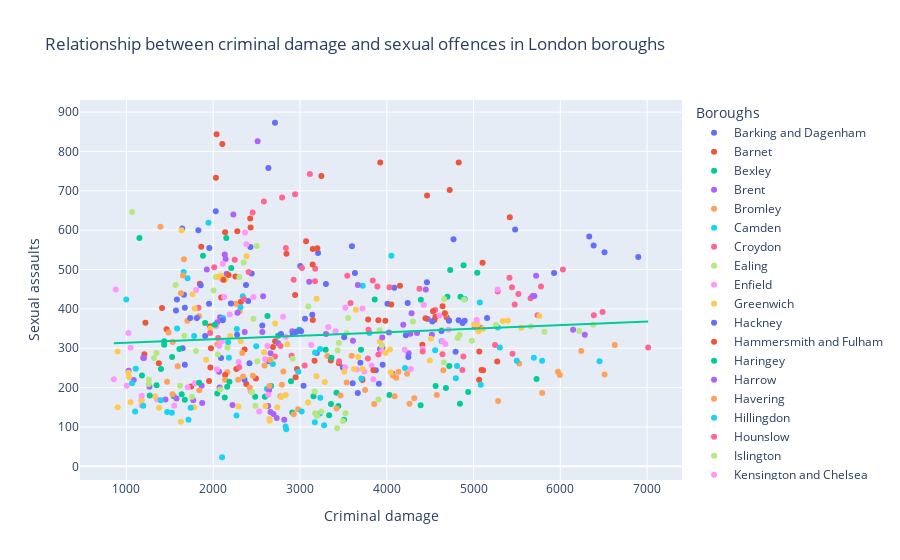

Notebook code for this chart:
### Code cell
#creation of seventh scatter plot 

fig = px.scatter(final_df,x='Criminal damage',y='Sexual assaults',color='Boroughs',
                 title = "Relationship between criminal damage and sexual offences in London boroughs",
                 trendline="ols",trendline_scope="overall")

fig.show()

fig.write_html('/Users/jutti/Documents/QM2SRQ1-2/Visualisations/Relationship between criminal damage and sexual offences in London boroughs.html')

### Figure 1 — Plotly figure (JSON) as saved in the notebook; plotly's stock layout.template omitted (floating-point values rounded to 4 significant figures; data arrays with more than 128 entries replaced by an {"elided": "..."} marker saying what was removed)
{"data": [{"hovertemplate": "Boroughs=Barking and Dagenham<br>Criminal damage=%{x}<br>Sexual assaults=%{y}<extra></extra>", "legendgroup": "Barking and Dagenham", "marker": {"color": "#636efa", "symbol": "circle"}, "mode": "markers", "name": "Barking and Dagenham", "orientation": "v", "showlegend": true, "type": "scatter", "x": [3666, 3909, 3607, 3495, 4066, 3874, 3953, 3696, 3193, 3041, 2643, 2418, 2090, 1673, 1647, 1673, 1952, 1571], "xaxis": "x", "y": [186, 210, 211, 251, 235, 244, 258, 263, 288, 205, 267, 262, 275, 258, 300, 403, 413, 396], "yaxis": "y"}, {"hovertemplate": "Boroughs=Barnet<br>Criminal damage=%{x}<br>Sexual assaults=%{y}<extra></extra>", "legendgroup": "Barnet", "marker": {"color": "#EF553B", "symbol": "circle"}, "mode": "markers", "name": "Barnet", "orientation": "v", "showlegend": true, "type": "scatter", "x": [5110, 5064, 5092, 5066, 5273, 4690, 4410, 3949, 3355, 2965, 2714, 2689, 2362, 1974, 1965, 2092, 2256, 1846], "xaxis": "x", "y": [244, 220, 245, 292, 266, 379, 309, 301, 269, 247, 318, 303, 297, 300, 356, 429, 482, 464], "yaxis": "y"}, {"hovertemplate": "Boroughs=Bexley<br>Criminal damage=%{x}<br>Sexual assaults=%{y}<extra></extra>", "legendgroup": "Bexley", "marker": {"color": "#00cc96", "symbol": "circle"}, "mode": "markers", "name": "Bexley", "orientation": "v", "showlegend": true, "type": "scatter", "x": [4390, 4938, 5726, 4563, 4843, 4720, 4682, 4031, 3442, 2911, 2595, 2133, 1673, 1545, 1398, 1526, 1610, 1435], "xaxis": "x", "y": [155, 189, 222, 204, 159, 255, 199, 181, 153, 137, 177, 175, 169, 178, 247, 278, 298, 318], "yaxis": "y"}, {"hovertemplate": "Boroughs=Brent<br>Criminal damage=%{x}<br>Sexual assaults=%{y}<extra></extra>", "legendgroup": "Brent", "marker": {"color": "#ab63fa", "symbol": "circle"}, "mode": "markers", "name": "Brent", "orientation": "v", "showlegend": true, "type": "scatter", "x": [4272, 4349, 4520, 4252, 4473, 3921, 3610, 3300, 2911, 2661, 2749, 2566, 2363, 2079, 2047, 2155, 2143, 1926], "xaxis": "x", "y": [337, 339, 334, 287, 374, 298, 319, 336, 343, 287, 313, 341, 341, 379, 366, 489, 527, 500], "yaxis": "y"}, {"hovertemplate": "Boroughs=Bromley<br>Criminal damage=%{x}<br>Sexual assaults=%{y}<extra></extra>", "legendgroup": "Bromley", "marker": {"color": "#FFA15A", "symbol": "circle"}, "mode": "markers", "name": "Bromley", "orientation": "v", "showlegend": true, "type": "scatter", "x": [5283, 5791, 5994, 5973, 6510, 6627, 6241, 5526, 4652, 4110, 3316, 2808, 2592, 2161, 2047, 2304, 2259, 1836], "xaxis": "x", "y": [166, 186, 232, 240, 233, 308, 293, 261, 244, 225, 280, 241, 256, 239, 310, 394, 413, 381], "yaxis": "y"}, {"hovertemplate": "Boroughs=Camden<br>Criminal damage=%{x}<br>Sexual assaults=%{y}<extra></extra>", "legendgroup": "Camden", "marker": {"color": "#19d3f3", "symbol": "circle"}, "mode": "markers", "name": "Camden", "orientation": "v", "showlegend": true, "type": "scatter", "x": [4557, 4633, 5073, 5280, 4899, 4053, 3723, 3800, 2981, 2619, 2495, 2272, 2114, 1780, 1584, 1704, 1946, 1659], "xaxis": "x", "y": [295, 318, 416, 353, 425, 535, 459, 339, 240, 197, 305, 349, 377, 331, 350, 478, 619, 494], "yaxis": "y"}, {"hovertemplate": "Boroughs=Croydon<br>Criminal damage=%{x}<br>Sexual assaults=%{y}<extra></extra>", "legendgroup": "Croydon", "marker": {"color": "#FF6692", "symbol": "circle"}, "mode": "markers", "name": "Croydon", "orientation": "v", "showlegend": true, "type": "scatter", "x": [7012, 6487, 6386, 5657, 5737, 5474, 5079, 5014, 4715, 4557, 4377, 3839, 3545, 2927, 2837, 2943, 3114, 2794], "xaxis": "x", "y": [302, 392, 384, 427, 384, 411, 352, 354, 372, 397, 451, 472, 484, 474, 555, 691, 743, 683], "yaxis": "y"}, {"hovertemplate": "Boroughs=Ealing<br>Criminal damage=%{x}<br>Sexual assaults=%{y}<extra></extra>", "legendgroup": "Ealing", "marker": {"color": "#B6E880", "symbol": "circle"}, "mode": "markers", "name": "Ealing", "orientation": "v", "showlegend": true, "type": "scatter", "x": [6379, 6217, 5818, 5258, 5661, 4679, 4816, 4981, 3944, 3448, 3537, 3555, 3096, 2463, 2300, 2352, 2502, 2142], "xaxis": "x", "y": [360, 344, 342, 359, 355, 388, 326, 319, 307, 314, 338, 377, 406, 375, 481, 518, 560, 475], "yaxis": "y"}, {"hovertemplate": "Boroughs=Enfield<br>Criminal damage=%{x}<br>Sexual assaults=%{y}<extra></extra>", "legendgroup": "Enfield", "marker": {"color": "#FF97FF", "symbol": "circle"}, "mode": "markers", "name": "Enfield", "orientation": "v", "showlegend": true, "type": "scatter", "x": [3845, 3826, 4207, 4414, 4675, 4278, 3946, 3741, 3656, 3521, 3410, 2835, 2599, 2071, 2035, 2107, 2110, 1803], "xaxis": "x", "y": [221, 256, 296, 299, 311, 247, 293, 241, 246, 252, 343, 329, 272, 306, 356, 475, 515, 448], "yaxis": "y"}, {"hovertemplate": "Boroughs=Greenwich<br>Criminal damage=%{x}<br>Sexual assaults=%{y}<extra></extra>", "legendgroup": "Greenwich", "marker": {"color": "#FECB52", "symbol": "circle"}, "mode": "markers", "name": "Greenwich", "orientation": "v", "showlegend": true, "type": "scatter", "x": [5108, 5057, 5046, 5337, 5759, 5550, 5395, 5007, 4509, 3920, 3644, 3191, 2713, 2195, 1969, 2090, 2385, 2129], "xaxis": "x", "y": [349, 343, 361, 369, 382, 352, 370, 361, 324, 317, 398, 426, 363, 331, 350, 484, 534, 473], "yaxis": "y"}, {"hovertemplate": "Boroughs=Hackney<br>Criminal damage=%{x}<br>Sexual assaults=%{y}<extra></extra>", "legendgroup": "Hackney", "marker": {"color": "#636efa", "symbol": "circle"}, "mode": "markers", "name": "Hackney", "orientation": "v", "showlegend": true, "type": "scatter", "x": [5156, 4828, 4898, 4717, 4241, 4086, 3299, 3142, 3058, 2403, 2378, 2204, 2110, 1811, 1663, 1955, 2030, 1643], "xaxis": "x", "y": [377, 371, 370, 370, 415, 454, 463, 385, 375, 420, 461, 414, 371, 377, 436, 555, 648, 604], "yaxis": "y"}, {"hovertemplate": "Boroughs=Hammersmith and Fulham<br>Criminal damage=%{x}<br>Sexual assaults=%{y}<extra></extra>", "legendgroup": "Hammersmith and Fulham", "marker": {"color": "#EF553B", "symbol": "circle"}, "mode": "markers", "name": "Hammersmith and Fulham", "orientation": "v", "showlegend": true, "type": "scatter", "x": [3846, 3718, 3719, 3450, 3168, 2950, 2492, 2381, 2267, 2137, 1952, 1967, 1746, 1373, 1206, 1463, 1410, 1219], "xaxis": "x", "y": [244, 222, 219, 262, 268, 226, 223, 209, 247, 232, 217, 251, 203, 262, 285, 348, 402, 365], "yaxis": "y"}, {"hovertemplate": "Boroughs=Haringey<br>Criminal damage=%{x}<br>Sexual assaults=%{y}<extra></extra>", "legendgroup": "Haringey", "marker": {"color": "#00cc96", "symbol": "circle"}, "mode": "markers", "name": "Haringey", "orientation": "v", "showlegend": true, "type": "scatter", "x": [4850, 4699, 5043, 4885, 4731, 4393, 3861, 3296, 3703, 3362, 2992, 2625, 2748, 2019, 1907, 2208, 2151, 1882], "xaxis": "x", "y": [431, 431, 492, 511, 499, 423, 424, 296, 296, 276, 347, 382, 332, 360, 364, 504, 580, 535], "yaxis": "y"}, {"hovertemplate": "Boroughs=Harrow<br>Criminal damage=%{x}<br>Sexual assaults=%{y}<extra></extra>", "legendgroup": "Harrow", "marker": {"color": "#ab63fa", "symbol": "circle"}, "mode": "markers", "name": "Harrow", "orientation": "v", "showlegend": true, "type": "scatter", "x": [2633, 2732, 2819, 2694, 2660, 2644, 2222, 2074, 1770, 1873, 1867, 1577, 1450, 1266, 1084, 1202, 1193, 1025], "xaxis": "x", "y": [153, 123, 118, 133, 138, 193, 156, 200, 168, 161, 205, 172, 170, 202, 219, 275, 276, 243], "yaxis": "y"}, {"hovertemplate": "Boroughs=Havering<br>Criminal damage=%{x}<br>Sexual assaults=%{y}<extra></extra>", "legendgroup": "Havering", "marker": {"color": "#FFA15A", "symbol": "circle"}, "mode": "markers", "name": "Havering", "orientation": "v", "showlegend": true, "type": "scatter", "x": [2978, 3855, 4317, 4091, 4577, 4262, 3538, 3421, 2927, 2773, 2287, 2136, 1839, 1531, 1468, 1629, 1702, 1533], "xaxis": "x", "y": [145, 158, 173, 178, 181, 159, 213, 147, 132, 178, 220, 220, 193, 183, 215, 440, 370, 316], "yaxis": "y"}, {"hovertemplate": "Boroughs=Hillingdon<br>Criminal damage=%{x}<br>Sexual assaults=%{y}<extra></extra>", "legendgroup": "Hillingdon", "marker": {"color": "#19d3f3", "symbol": "circle"}, "mode": "markers", "name": "Hillingdon", "orientation": "v", "showlegend": true, "type": "scatter", "x": [4796, 5083, 5790, 5695, 6451, 5498, 5303, 4810, 4210, 3707, 3232, 3173, 2687, 2181, 2172, 2314, 2340, 2102], "xaxis": "x", "y": [224, 207, 268, 276, 267, 268, 302, 255, 250, 223, 298, 289, 260, 276, 315, 404, 432, 23], "yaxis": "y"}, {"hovertemplate": "Boroughs=Hounslow<br>Criminal damage=%{x}<br>Sexual assaults=%{y}<extra></extra>", "legendgroup": "Hounslow", "marker": {"color": "#FF6692", "symbol": "circle"}, "mode": "markers", "name": "Hounslow", "orientation": "v", "showlegend": true, "type": "scatter", "x": [5449, 4871, 4883, 5248, 4642, 4414, 3904, 3782, 3450, 3054, 2903, 2776, 2711, 2057, 1965, 2012, 2248, 1831], "xaxis": "x", "y": [286, 245, 279, 308, 285, 292, 284, 274, 267, 256, 281, 306, 279, 326, 339, 506, 525, 403], "yaxis": "y"}, {"hovertemplate": "Boroughs=Islington<br>Criminal damage=%{x}<br>Sexual assaults=%{y}<extra></extra>", "legendgroup": "Islington", "marker": {"color": "#B6E880", "symbol": "circle"}, "mode": "markers", "name": "Islington", "orientation": "v", "showlegend": true, "type": "scatter", "x": [4839, 4658, 4632, 4662, 4891, 4302, 3917, 3433, 2916, 2666, 2508, 2166, 2054, 1801, 1667, 2005, 2032, 1567], "xaxis": "x", "y": [334, 264, 347, 425, 423, 368, 346, 294, 273, 272, 267, 301, 284, 293, 332, 447, 481, 461], "yaxis": "y"}, {"hovertemplate": "Boroughs=Kensington and Chelsea<br>Criminal damage=%{x}<br>Sexual assaults=%{y}<extra></extra>", "legendgroup": "Kensington and Chelsea", "marker": {"color": "#FF97FF", "symbol": "circle"}, "mode": "markers", "name": "Kensington and Chelsea", "orientation": "v", "showlegend": true, "type": "scatter", "x": [2635, 2529, 2431, 2624, 2293, 2099, 1789, 1706, 1551, 1354, 1175, 1173, 1176, 1004, 855, 1023, 1047, 877], "xaxis": "x", "y": [182, 139, 191, 306, 265, 318, 211, 201, 154, 170, 155, 169, 179, 205, 221, 339, 301, 449], "yaxis": "y"}, {"hovertemplate": "Boroughs=Kingston upon Thames<br>Criminal damage=%{x}<br>Sexual assaults=%{y}<extra></extra>", "legendgroup": "Kingston upon Thames", "marker": {"color": "#FECB52", "symbol": "circle"}, "mode": "markers", "name": "Kingston upon Thames", "orientation": "v", "showlegend": true, "type": "scatter", "x": [2650, 2649, 2602, 2738, 3093, 2835, 2785, 2290, 1780, 1627, 1376, 1329, 1175, 1048, 899, 1030, 1023, 899], "xaxis": "x", "y": [116, 120, 153, 150, 162, 181, 176, 152, 150, 113, 149, 178, 166, 163, 150, 227, 238, 292], "yaxis": "y"}, {"hovertemplate": "Boroughs=Lambeth<br>Criminal damage=%{x}<br>Sexual assaults=%{y}<extra></extra>", "legendgroup": "Lambeth", "marker": {"color": "#636efa", "symbol": "circle"}, "mode": "markers", "name": "Lambeth", "orientation": "v", "showlegend": true, "type": "scatter", "x": [6898, 6384, 6509, 6333, 5928, 5479, 4769, 4463, 4008, 3633, 3599, 3208, 3003, 2443, 2429, 2636, 2712, 2361], "xaxis": "x", "y": [532, 561, 544, 584, 491, 602, 577, 468, 413, 491, 559, 542, 509, 490, 557, 758, 873, 220], "yaxis": "y"}, {"hovertemplate": "Boroughs=Lewisham<br>Criminal damage=%{x}<br>Sexual assaults=%{y}<extra></extra>", "legendgroup": "Lewisham", "marker": {"color": "#EF553B", "symbol": "circle"}, "mode": "markers", "name": "Lewisham", "orientation": "v", "showlegend": true, "type": "scatter", "x": [4532, 4549, 4669, 4152, 4446, 4643, 4562, 4052, 3983, 3903, 3785, 3148, 2944, 2320, 2117, 2278, 2426, 2031], "xaxis": "x", "y": [394, 372, 389, 459, 376, 407, 380, 411, 370, 371, 373, 372, 435, 418, 474, 597, 630, 733], "yaxis": "y"}, {"hovertemplate": "Boroughs=Merton<br>Criminal damage=%{x}<br>Sexual assaults=%{y}<extra></extra>", "legendgroup": "Merton", "marker": {"color": "#00cc96", "symbol": "circle"}, "mode": "markers", "name": "Merton", "orientation": "v", "showlegend": true, "type": "scatter", "x": [3336, 3508, 3420, 3156, 3357, 2896, 2667, 2484, 2161, 2187, 2047, 1838, 1637, 1268, 1179, 1347, 1435, 1150], "xaxis": "x", "y": [130, 118, 187, 178, 158, 216, 204, 177, 202, 215, 185, 212, 183, 180, 231, 206, 309, 580], "yaxis": "y"}, {"hovertemplate": "Boroughs=Newham<br>Criminal damage=%{x}<br>Sexual assaults=%{y}<extra></extra>", "legendgroup": "Newham", "marker": {"color": "#ab63fa", "symbol": "circle"}, "mode": "markers", "name": "Newham", "orientation": "v", "showlegend": true, "type": "scatter", "x": [6147, 6282, 5681, 5701, 5721, 4450, 4286, 4190, 4025, 3948, 3667, 3106, 2575, 2280, 2133, 2232, 2512, 2068], "xaxis": "x", "y": [347, 334, 433, 433, 484, 449, 389, 360, 340, 327, 461, 469, 432, 390, 538, 640, 826, 240], "yaxis": "y"}, {"hovertemplate": "Boroughs=Redbridge<br>Criminal damage=%{x}<br>Sexual assaults=%{y}<extra></extra>", "legendgroup": "Redbridge", "marker": {"color": "#FFA15A", "symbol": "circle"}, "mode": "markers", "name": "Redbridge", "orientation": "v", "showlegend": true, "type": "scatter", "x": [3467, 3750, 4135, 4071, 4234, 3596, 2792, 2648, 2421, 2654, 2457, 2345, 2335, 1591, 1486, 1652, 1663, 1392], "xaxis": "x", "y": [180, 194, 240, 231, 235, 281, 207, 204, 200, 270, 230, 228, 288, 254, 340, 485, 526, 609], "yaxis": "y"}, {"hovertemplate": "Boroughs=Richmond upon Thames<br>Criminal damage=%{x}<br>Sexual assaults=%{y}<extra></extra>", "legendgroup": "Richmond upon Thames", "marker": {"color": "#19d3f3", "symbol": "circle"}, "mode": "markers", "name": "Richmond upon Thames", "orientation": "v", "showlegend": true, "type": "scatter", "x": [3230, 2841, 3171, 3278, 2834, 3234, 3020, 2268, 1740, 1715, 1523, 1470, 1396, 1194, 1100, 1065, 1107, 998], "xaxis": "x", "y": [134, 94, 112, 104, 101, 174, 139, 129, 149, 118, 136, 138, 168, 154, 139, 211, 248, 424], "yaxis": "y"}, {"hovertemplate": "Boroughs=Southwark<br>Criminal damage=%{x}<br>Sexual assaults=%{y}<extra></extra>", "legendgroup": "Southwark", "marker": {"color": "#FF6692", "symbol": "circle"}, "mode": "markers", "name": "Southwark", "orientation": "v", "showlegend": true, "type": "scatter", "x": [5442, 5279, 5517, 5777, 6030, 5414, 3892, 4031, 3789, 3582, 3173, 3176, 3023, 2354, 2408, 2454, 2584, 2299], "xaxis": "x", "y": [455, 444, 438, 457, 500, 479, 457, 455, 347, 415, 470, 502, 504, 425, 494, 645, 673, 252], "yaxis": "y"}, {"hovertemplate": "Boroughs=Sutton<br>Criminal damage=%{x}<br>Sexual assaults=%{y}<extra></extra>", "legendgroup": "Sutton", "marker": {"color": "#B6E880", "symbol": "circle"}, "mode": "markers", "name": "Sutton", "orientation": "v", "showlegend": true, "type": "scatter", "x": [3197, 3428, 3496, 3174, 3524, 3904, 3170, 3246, 2486, 2448, 2081, 1756, 1619, 1257, 1259, 1346, 1318, 1065], "xaxis": "x", "y": [128, 97, 115, 135, 135, 170, 190, 139, 154, 188, 195, 177, 205, 209, 220, 288, 275, 646], "yaxis": "y"}, {"hovertemplate": "Boroughs=Tower Hamlets<br>Criminal damage=%{x}<br>Sexual assaults=%{y}<extra></extra>", "legendgroup": "Tower Hamlets", "marker": {"color": "#FF97FF", "symbol": "circle"}, "mode": "markers", "name": "Tower Hamlets", "orientation": "v", "showlegend": true, "type": "scatter", "x": [4643, 4608, 4710, 5278, 5036, 4427, 3720, 3523, 3326, 3130, 2948, 2805, 2464, 2190, 2126, 2383, 2367, 2044], "xaxis": "x", "y": [318, 383, 347, 449, 372, 410, 401, 403, 354, 308, 336, 380, 430, 386, 430, 564, 594, 246], "yaxis": "y"}, {"hovertemplate": "Boroughs=Waltham Forest<br>Criminal damage=%{x}<br>Sexual assaults=%{y}<extra></extra>", "legendgroup": "Waltham Forest", "marker": {"color": "#FECB52", "symbol": "circle"}, "mode": "markers", "name": "Waltham Forest", "orientation": "v", "showlegend": true, "type": "scatter", "x": [3720, 3623, 4038, 3986, 4497, 4045, 3671, 3510, 3286, 3190, 2853, 2586, 2318, 1917, 1786, 1761, 2059, 1635], "xaxis": "x", "y": [247, 247, 297, 288, 269, 239, 278, 240, 214, 229, 310, 290, 318, 271, 401, 437, 481, 600], "yaxis": "y"}, {"hovertemplate": "Boroughs=Wandsworth<br>Criminal damage=%{x}<br>Sexual assaults=%{y}<extra></extra>", "legendgroup": "Wandsworth", "marker": {"color": "#636efa", "symbol": "circle"}, "mode": "markers", "name": "Wandsworth", "orientation": "v", "showlegend": true, "type": "scatter", "x": [4249, 4793, 4874, 4525, 4631, 4220, 3509, 2956, 3013, 2917, 2781, 2566, 2275, 1907, 1735, 1856, 1829, 1582], "xaxis": "x", "y": [278, 291, 364, 368, 344, 333, 328, 342, 343, 336, 336, 358, 334, 331, 377, 460, 600, 424], "yaxis": "y"}, {"hovertemplate": "Boroughs=Westminster<br>Criminal damage=%{x}<br>Sexual assaults=%{y}<extra></extra>", "legendgroup": "Westminster", "marker": {"color": "#EF553B", "symbol": "circle"}, "mode": "markers", "name": "Westminster", "orientation": "v", "showlegend": true, "type": "scatter", "x": [5418, 5104, 4829, 4725, 4464, 3925, 3247, 3070, 3200, 3147, 3146, 2844, 2431, 2177, 2137, 2039, 2105, 1862], "xaxis": "x", "y": [633, 517, 772, 702, 688, 772, 738, 572, 554, 552, 513, 540, 607, 486, 595, 844, 819, 558], "yaxis": "y"}, {"hovertemplate": "<b>OLS trendline</b><br>Sexual assaults = 0.00894641 * Criminal damage + 304.973<br>R<sup>2</sup>=0.007483<br><br>Criminal damage=%{x}<br>Sexual assaults=%{y} <b>(trend)</b><extra></extra>", "legendgroup": "Overall Trendline", "line": {"color": "#00cc96"}, "mode": "lines", "name": "Overall Trendline", "showlegend": true, "type": "scatter", "x": {"elided": "576 int values"}, "xaxis": "x", "y": {"elided": "576 float values"}, "yaxis": "y"}], "layout": {"legend": {"title": {"text": "Boroughs"}, "tracegroupgap": 0}, "title": {"text": "Relationship between criminal damage and sexual offences in London boroughs"}, "xaxis": {"anchor": "y", "domain": [0, 1], "title": {"text": "Criminal damage"}}, "yaxis": {"anchor": "x", "domain": [0, 1], "title": {"text": "Sexual assaults"}}}}
